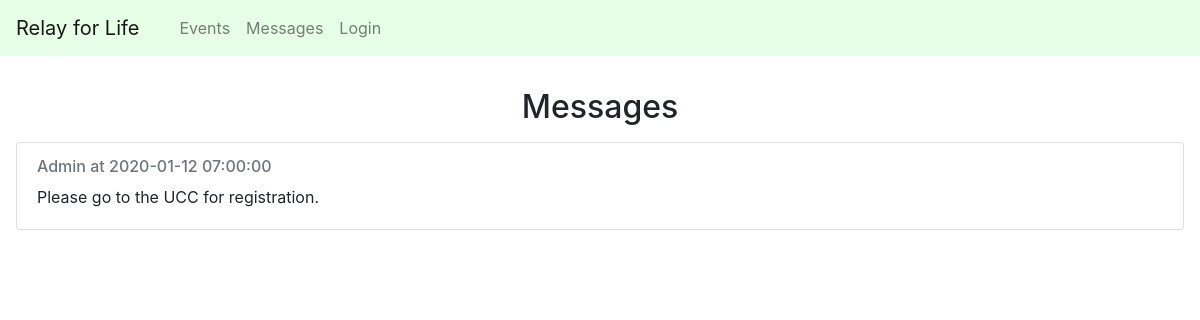
The app's page /messages, older data.
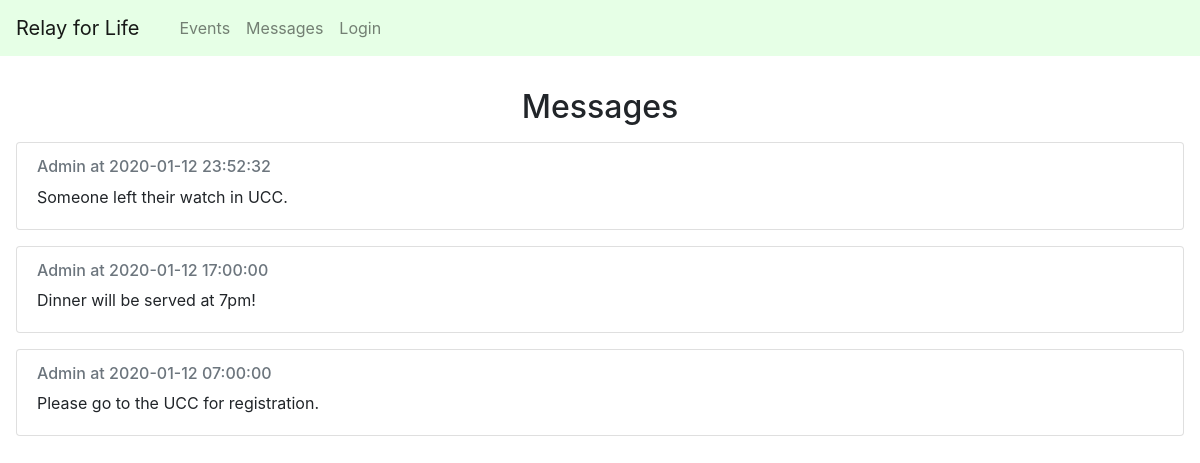
The same page, newer data.
### app/models.py (models this page shows, shortened)
class Message(db.Model):
    id = db.Column(db.Integer, primary_key=True)
    text = db.Column(db.String(500), index=True, unique=True)
    timestamp = db.Column(db.DateTime, index=True)
    user_id = db.Column(db.Integer, db.ForeignKey('user.id'), nullable=False)

class User(UserMixin, db.Model):
    id = db.Column(db.Integer, primary_key=True)
    username = db.Column(db.String(64), index=True, unique=True)
    password_hash = db.Column(db.String(128))
    admin = db.Column(db.Integer)
    messages = db.relationship('Message', backref='user', lazy=True)

### app/routes.py (the view)
@app.route('/messages', methods=['GET', 'POST'])
def addmessage():
    form = PostForm()
    messages = Message.query.join(User).add_columns(User.id, User.username, Message.text, Message.timestamp).order_by(desc(Message.timestamp)).all()
    if form.validate_on_submit():
        message = Message(text=form.content.data, timestamp=datetime.now(), user_id=current_user.id)
        db.session.add(message)
        db.session.commit()
        return redirect('/messages')
    return render_template('messages.html', messages=messages, form=form)

### app/templates/messages.html (shortened to what this page needs)
{% extends "base.html" %}
{% block content %}
        <div>
            <h2 id="messages" class="text-center" style="margin-top:1em;">Messages</h2>
        </div>
        {% for message in messages %}
        <div class="card" style="margin:1em;">
            <div class="card-body">
              <h6 class="card-subtitle mb-2 text-muted">{{ message.username }} at {{ message.timestamp }}</h6>
              <p class="card-text">{{ message.text }}</p>
            </div>
          </div>
        {% endfor %}
{% endblock %}

### app/templates/base.html (shortened to what this page needs)
<!doctype html>
<html>
    <head>
        <link rel="stylesheet" href="https://maxcdn.bootstrapcdn.com/bootstrap/4.0.0/css/bootstrap.min.css">
    </head>
    <body>
        <nav class="navbar navbar-expand-lg navbar-light sticky-top" style="background-color: #e6ffe6;">
            <a class="navbar-brand" href="#">Relay for Life</a>
            <div class="collapse navbar-collapse" id="navbarNavAltMarkup">
              <div class="navbar-nav" style="margin-left:1em;">
                <a class="nav-item nav-link" href="/events">Events</a>
                <a class="nav-item nav-link" href="/messages">Messages</a>
                {% if current_user.is_anonymous %}
                <a class="nav-item nav-link" href="/login">Login</a>
                {% else %}
                <a class="nav-item nav-link" href="/logout">Logout</a>
                {% endif %}
              </div>
            </div>
        </nav>
        <div id="content">{% block content %}{% endblock %}</div>
    </body>
</html>

Row changes from the older to the newer data that the page shows:
added Message: username "Admin", timestamp "2020-01-12 23:52:32", text "Someone left their watch in UCC."
added Message: username "Admin", timestamp "2020-01-12 17:00:00", text "Dinner will be served at 7pm!"
